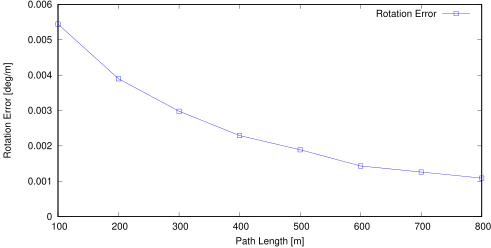

Reproduce this figure in gnuplot.
set term postscript eps enhanced color
set output "14_pose_rl.eps"
set size ratio 0.5
set yrange [0:*]
set xlabel "Path Length [m]"
set ylabel "Rotation Error [deg/m]"
plot "14_pose_rl.txt" using 1:($2*57.3) title 'Rotation Error' lc rgb "#0000FF" pt 4 w linespoints
